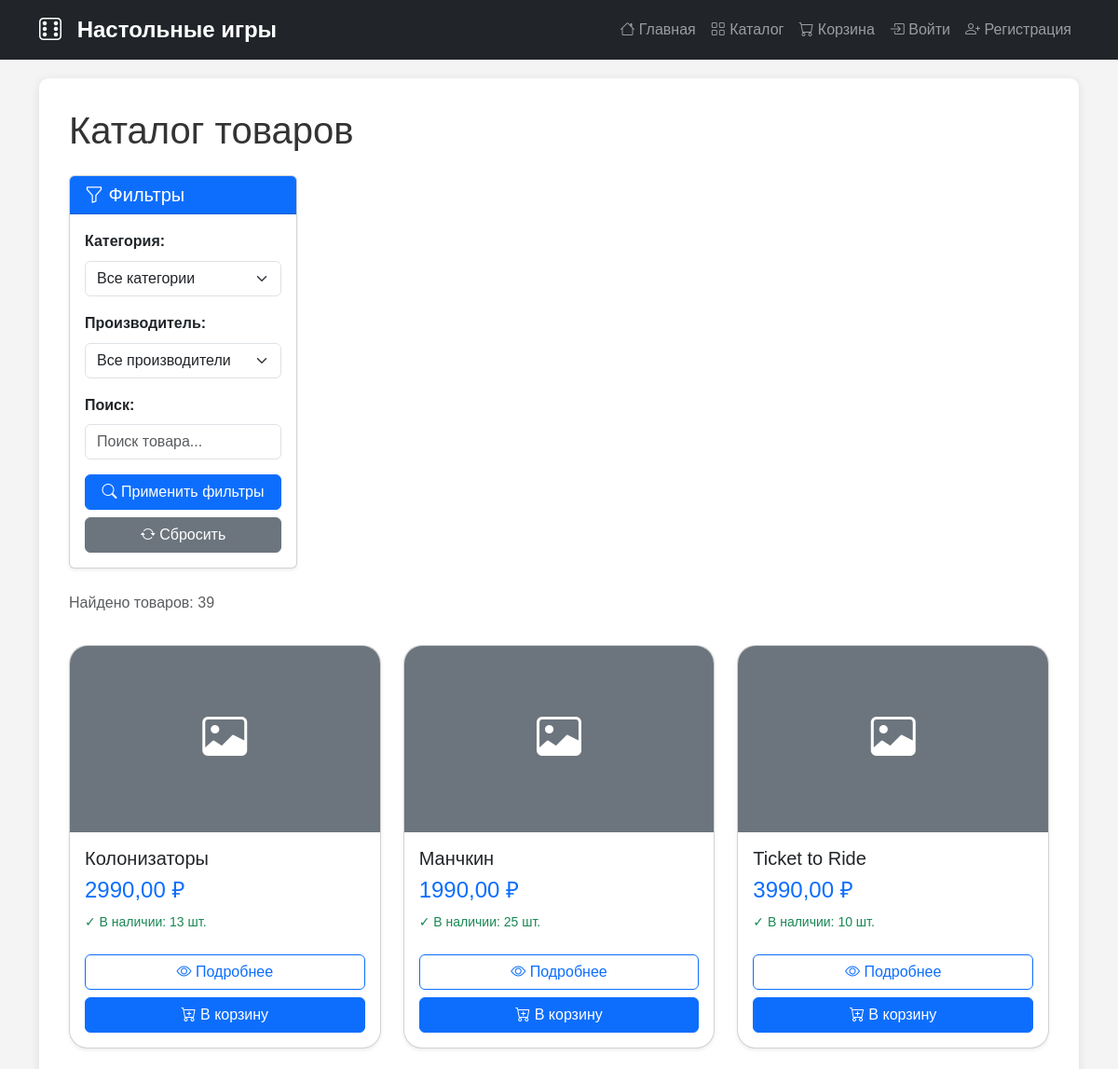
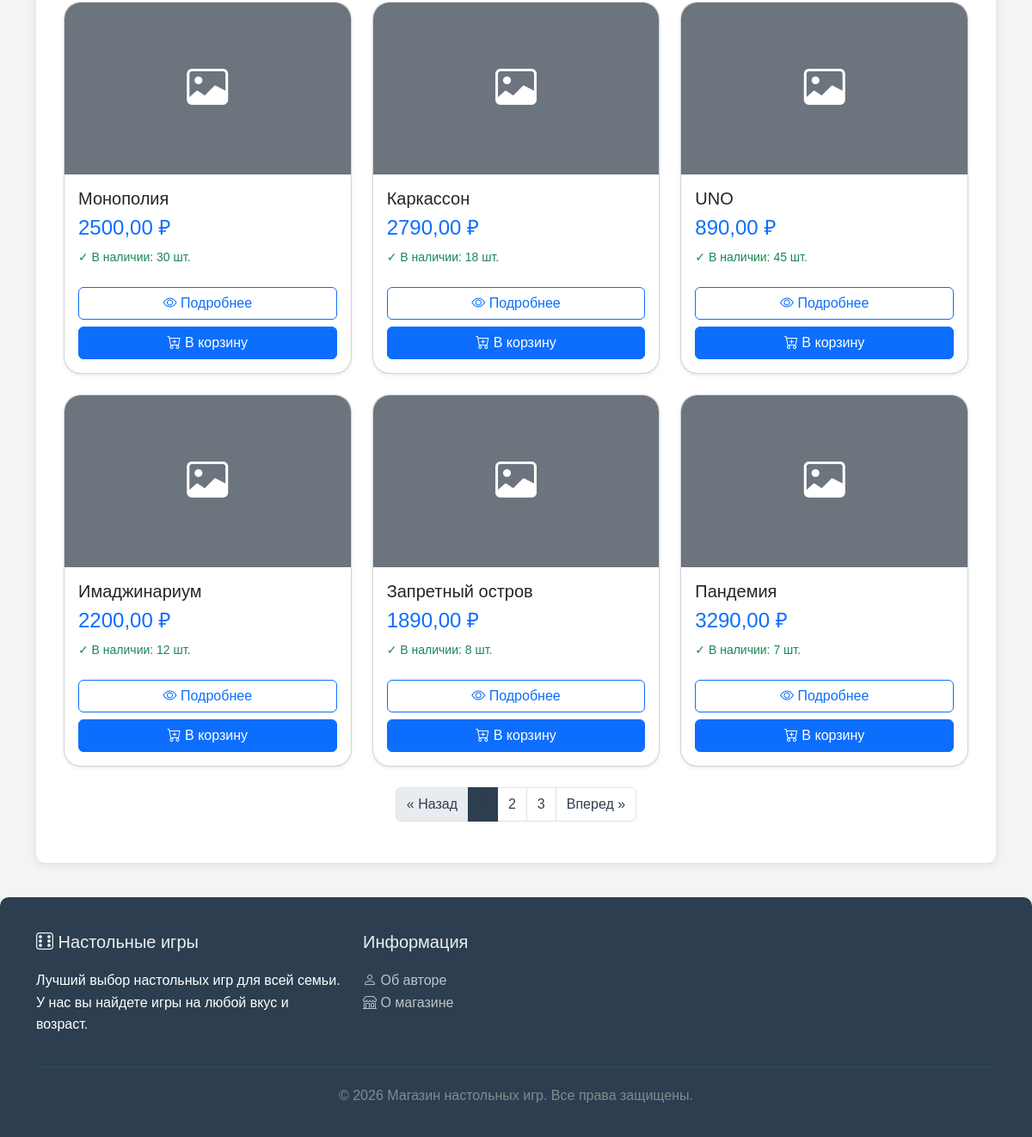
Page /catalog/ on the committed database (2 pictures, top to bottom).
### shop/models.py (models this page shows, shortened)
class Product(models.Model):
    name = models.CharField(max_length = 200)
    description = models.TextField()
    product_photo = models.ImageField(
        upload_to='products/',
        blank = True,
        null=True,
    )
    price = models.DecimalField(
        max_digits=10,
        decimal_places=2,
        validators=[
            MinValueValidator(0)
        ]
    )
    count = models.IntegerField(
        validators=[
            MinValueValidator(0)
        ]
    )
    category = models.ForeignKey(
        Category,
        on_delete=models.CASCADE,
        related_name='products',
        verbose_name="Категория",
        help_text="выберите категорию товара"
    )
    manufacturer = models.ForeignKey(
        Manufacturer,
        on_delete=models.CASCADE,
        related_name='products',
        verbose_name="Производитель",
        help_text="Выберите производителя товара",
        null=True,
        blank=True
    )

### shop/views.py (the view)
# urls.py: path('catalog/',views.product_list,name='product_list'),
def product_list(request):
    products = Product.objects.all()
    category_id = request.GET.get('category')
    if category_id:
        products = products.filter(category_id=category_id)
    manufacturer_id = request.GET.get('manufacturer')
    if manufacturer_id:
        products = products.filter(manufacturer_id=manufacturer_id)
    search_query = request.GET.get('search')
    if search_query:
        products = products.filter(Q(name__icontains=search_query) | Q(description__icontains=search_query))
    paginator = Paginator(products, 9)
    page_number = request.GET.get('page')
    page_obj = paginator.get_page(page_number)
    categories = Category.objects.all()
    manufacturers = Manufacturer.objects.all()
    context = {
        'products': page_obj.object_list,
        'page_obj': page_obj,
        'categories': categories,
        'manufacturers': manufacturers,
    }
    return render(request, 'shop/product_list.html', context)

### shop/templates/shop/product_list.html (shortened to what this page needs)
{% extends 'shop/base.html' %}
{% block content %}
<div class="container-fluid px-0">
    <h1 class="mb-4">Каталог товаров</h1>
    <div class="row">
        <div class="col-md-3 mb-4">
            <div class="card shadow-sm">
                <div class="card-header bg-primary text-white">
                    <h5 class="mb-0"><i class="bi bi-funnel"></i> Фильтры</h5>
                </div>
                <div class="card-body">
                    <form method="get" action="{% url 'product_list' %}">
                        <div class="mb-3">
                            <label class="form-label fw-bold">Категория:</label>
                            <select name="category" class="form-select">
                                <option value="">Все категории</option>
                            </select>
                        </div>
                        <div class="mb-3">
                            <label class="form-label fw-bold">Производитель:</label>
                            <select name="manufacturer" class="form-select">
                                <option value="">Все производители</option>
                            </select>
                        </div>
                        <div class="mb-3">
                            <label class="form-label fw-bold">Поиск:</label>
                            <input type="text" name="search" class="form-control"
                                   placeholder="Поиск товара..."
                                   value="{{ request.GET.search|default:'' }}">
                        </div>
                        <button type="submit" class="btn btn-primary w-100">
                            <i class="bi bi-search"></i> Применить фильтры
                        </button>
                        <a href="{% url 'product_list' %}" class="btn btn-secondary w-100 mt-2">
                            <i class="bi bi-arrow-repeat"></i> Сбросить
                        </a>
                    </form>
                </div>
            </div>
        </div>
        <div id = "products-container">
            <div class="d-flex justify-content-between align-items-center mb-3">
                <p class="text-muted">Найдено товаров: {{ page_obj.paginator.count }}</p>
            </div>
            {% if products %}
                <div class="row row-cols-1 row-cols-sm-2 row-cols-lg-3 g-4">
                    {% for product in products %}
                        <div class="col">
                            <div class="card h-100 shadow-sm product-card">
                                {% if product.image %}
                                    <img src="{{ product.image.url }}" class="card-img-top" alt="{{ product.name }}" style="height: 200px; object-fit: cover;">
                                {% else %}
                                    <div class="card-img-top bg-secondary text-white d-flex align-items-center justify-content-center" style="height: 200px;">
                                        <i class="bi bi-image" style="font-size: 48px;"></i>
                                    </div>
                                {% endif %}
                                <div class="card-body">
                                    <h5 class="card-title">{{ product.name }}</h5>
                                    <p class="card-text text-primary h4">{{ product.price }} ₽</p>
                                    <p class="card-text small text-muted">
                                        {% if product.count > 0 %}
                                            <span class="text-success">✓ В наличии: {{ product.count }} шт.</span>
                                        {% else %}
                                            <span class="text-danger">✗ Нет в наличии</span>
                                        {% endif %}
                                    </p>
                                </div>
                                <div class="card-footer bg-transparent border-0 pb-3">
                                    <a href="{% url 'product_detail' product.id %}" class="btn btn-outline-primary w-100 mb-2">
                                        <i class="bi bi-eye"></i> Подробнее
                                    </a>
                                    {% if product.count > 0 %}
                                        <form action="{% url 'add' product.id %}" method="post">
                                            <button type="submit" class="btn btn-primary w-100">
                                                <i class="bi bi-cart-plus"></i> В корзину
                                            </button>
                                        </form>
                                    {% else %}
                                        <button class="btn btn-secondary w-100" disabled>
                                            <i class="bi bi-cart-x"></i> Нет в наличии
                                        </button>
                                    {% endif %}
                                </div>
                            </div>
                        </div>
                    {% endfor %}
                </div>
                {% if page_obj.has_other_pages %}
                    <nav aria-label="Пагинация" class="mt-4">
                        <ul class="pagination justify-content-center">
                            {% if page_obj.has_previous %}
                                <li class="page-item">
                                    <a class="page-link" href="?page={{ page_obj.previous_page_number }}{% for key, value in request.GET.items %}{% if key != 'page' %}&{{ key }}={{ value }}{% endif %}{% endfor %}">
                                        &laquo; Назад
                                    </a>
                                </li>
                            {% else %}
                                <li class="page-item disabled">
                                    <span class="page-link">&laquo; Назад</span>
                                </li>
                            {% endif %}
                            {% for num in page_obj.paginator.page_range %}
                                {% if page_obj.number == num %}
                                    <li class="page-item active">
                                        <span class="page-link">{{ num }}</span>
                                    </li>
                                {% elif num > page_obj.number|add:'-3' and num < page_obj.number|add:'3' %}
                                    <li class="page-item">
                                        <a class="page-link" href="?page={{ num }}{% for key, value in request.GET.items %}{% if key != 'page' %}&{{ key }}={{ value }}{% endif %}{% endfor %}">
                                            {{ num }}
                                        </a>
                                    </li>
                                {% endif %}
                            {% endfor %}
                            {% if page_obj.has_next %}
                                <li class="page-item">
                                    <a class="page-link" href="?page={{ page_obj.next_page_number }}{% for key, value in request.GET.items %}{% if key != 'page' %}&{{ key }}={{ value }}{% endif %}{% endfor %}">
                                        Вперед &raquo;
                                    </a>
                                </li>
                            {% else %}
                                <li class="page-item disabled">
                                    <span class="page-link">Вперед &raquo;</span>
                                </li>
                            {% endif %}
                        </ul>
                    </nav>
                {% endif %}
            {% else %}
                <div class="alert alert-info text-center">
                    <i class="bi bi-info-circle"></i> Товары не найдены. Попробуйте изменить параметры фильтрации.
                </div>
            {% endif %}
        </div>
    </div>
</div>
{% endblock %}

### shop/templates/shop/base.html (style rules this page uses)
body { font-family: 'Arial', sans-serif; line-height: 1.6; color: #333; background-color: #f4f4f4; }
.product-card { background: white; border-radius: 20px; box-shadow: 0 10px 30px rgba(0, 0, 0, 0.2); overflow: hidden; transition: transform 0.3s ease, box-shadow 0.3s ease; display: flex; flex-direction: column; }

### shop/templates/shop/product_list.html (style rules this page uses)
.product-card { transition: transform 0.3s ease, box-shadow 0.3s ease; }
.card-img-top { background-color: #f8f9fa; }
.pagination .page-link { color: #2c3e50; }
.pagination .active .page-link { background-color: #2c3e50; border-color: #2c3e50; }

### rows in the picture
Product: name "Колонизаторы", price "2990,00", count "13", shows "В корзину"
Product: name "Манчкин", price "1990,00", count "25", shows "В корзину"
Product: name "Ticket to Ride", price "3990,00", count "10", shows "В корзину"
Product: name "Монополия", price "2500,00", count "30", shows "В корзину"
Product: name "Каркассон", price "2790,00", count "18", shows "В корзину"
Product: name "UNO", price "890,00", count "45", shows "В корзину"
Product: name "Имаджинариум", price "2200,00", count "12", shows "В корзину"
Product: name "Запретный остров", price "1890,00", count "8", shows "В корзину"
Product: name "Пандемия", price "3290,00", count "7", shows "В корзину"

### other values in the picture
{{ page_obj.paginator.count }} "39"
{{ num }} "2" "3"
